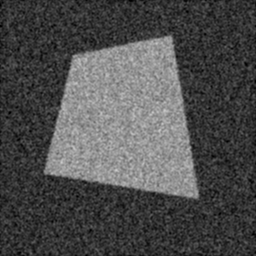
%> input picture TSBB08_lab7/polyg.tif, 256 x 256 px
$ octave HoughPolyg.m   (GNU Octave 9; MATLAB toolbox functions it lacks are replaced by stand-ins)
%> lines starting %> are read from the running program, lines starting %| are printed output that depends on the picture; in (x1, y1, x2, y2) boxes, pixels count from 0 and x2, y2 are one past the last pixel; in counts of white or black regions, pixels touching at a corner belong together; the program's own positions count from 1
im = double(imread('polyg.tif'));
%> im: size 256x256 double; min 0, max 203, mean 77.5; mean of the top-left, top-right, bottom-left and bottom-right quarters 80.3, 78.4, 75.5, 75.8

sobelx = [1 0 -1; 2 0 -2; 1 0 -1] /8;
Imsobelx = conv2(im, sobelx, 'same');
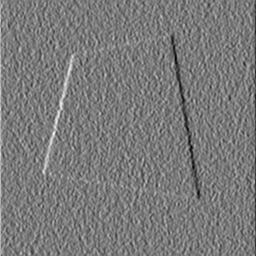
%> Imsobelx: size 256x256 double; min -49.38, max 53.25, mean 0; drawn with min black and max white
sobely = sobelx';
Imsobely = conv2(im, sobely, 'same');
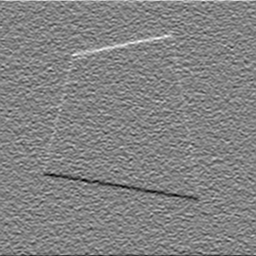
%> Imsobely: size 256x256 double; min -50.75, max 47.88, mean 0; drawn with min black and max white
Imgrad = sqrt(Imsobelx.^2+Imsobely.^2);
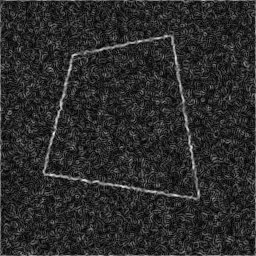
%> Imgrad: size 256x256 double; min 0, max 57.24, mean 9.9; drawn with min black and max white
maxv = max(Imgrad(:));
%> maxv = 57.24
binvect = [0:maxv/100:maxv];
%> binvect = 101 values from 0 to 57.24
histo = hist(Imgrad(:), binvect);
%> histo = 101 values, max 3051 at index 12, min 0 at index 91, mean 648.9

T=0.4;
cannyim2 = edge (im, 'canny', [0.4*T T]);
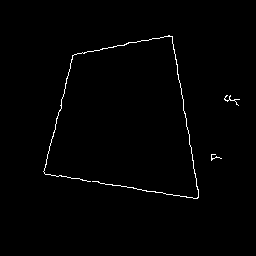
%> cannyim2: size 256x256 logical; 0.96% white in thin lines or dots, all inside (x1, y1, x2, y2) = (43, 35, 240, 199)
ImgradT = cannyim2;
Imskel = bwmorph(ImgradT, 'skel', inf);

figure(1)
colormap(gray(256))
subplot(2,2,1), imagesc(im, [0 255])
axis image; axis off; title('image'); colorbar;
subplot(2,2,2), imagesc(Imgrad)
axis image; axis off; title('magngrad'); colorbar;
subplot(2,2,3), plot(binvect, histo, '.-b');
axis tight; title('histogram')
subplot(2,2,4), imagesc(ImgradT)
axis image; axis off; title('threshholded'); colorbar;
%> after `colorbar`:
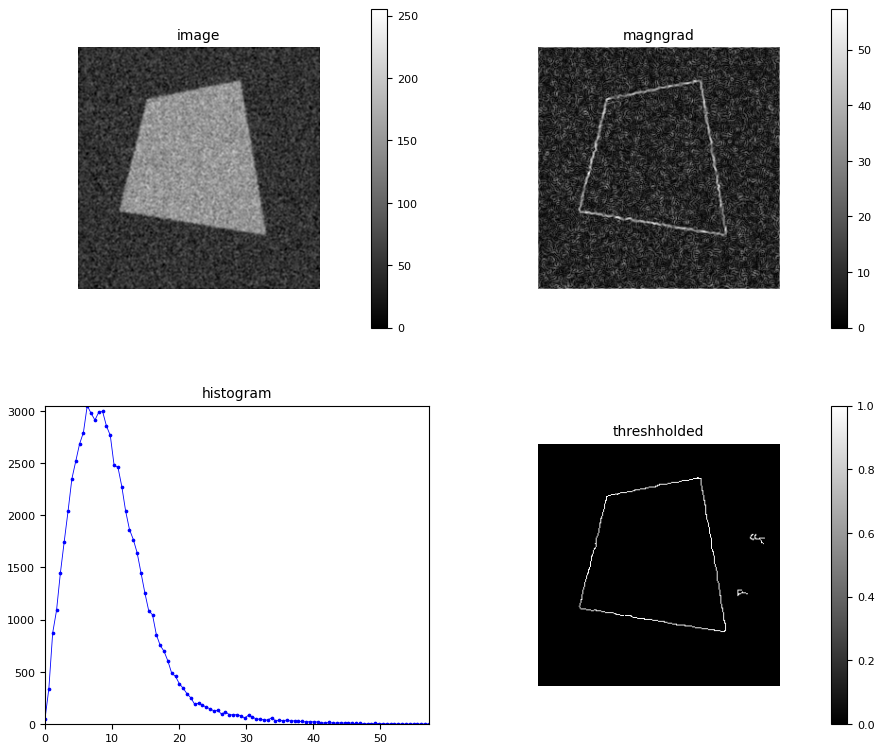
%> figure redrawn from the program's plot data, 4 panels

figure(2)
colormap(gray(256))
subplot(1,1,1), imagesc(Imskel)
axis image; axis off; title('skeleton'); colorbar;

figure(3)
subplot(2,2,1), imagesc(Imskel);
axis image; axis xy; colorbar;
title('Image'),

% Call the Hough transform
% ========================
[H,T,R] = hough(Imskel, 'Theta', -90:89);
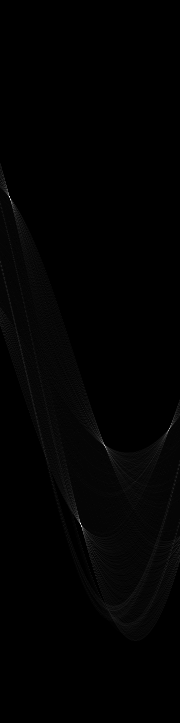
%> H: size 723x180 double; min 0, max 99, mean 0.9; drawn with min black and max white
%> T = 180 values from -90 to 89; R = 723 values from -361 to 361
subplot(2,2,2), imagesc(T,R,H);
xlabel('\theta'), ylabel('\rho');
title('Hough transform'), colorbar;

% Detect peaks
% ============
P = houghpeaks(H,10,'threshold',ceil(0.5*max(H(:))))
%> P = [524 81; 197 10; 446 105; 429 170]
x = T(P(:,2)); y = R(P(:,1));
%> after `x = T(P(:,2))`: x = [-10 -81 14 79]
%> after `y = R(P(:,1))`: y = [162 -165 84 67]
hold on
plot(x,y,'s','color','red'), hold off

% Inverse Hough transform give Hough lines
% ========================================
%lines = houghlines(ones(size(Imskel)),T,R,P);
lines = houghlines(imdilate(Imskel,ones(5)),T,R,P,'FillGap', 20,'MinLength', 100);

% Overlay Hough lines on image
% ============================
subplot(2,2,3), imagesc(Imskel), hold on
title('Result'),axis image; axis xy; colorbar;

for k = 1:length(lines)
    xy = [lines(k).point1;
        lines(k).point2];
    plot(xy(:,1),xy(:,2),'LineWidth',2,'Color','green');
end
%> this loop made 4 passes
%> xy on passes 1 to 4: [171 34; 201 200], [43 175; 201 200], [44 174; 75 53], [170 36; 71 56]
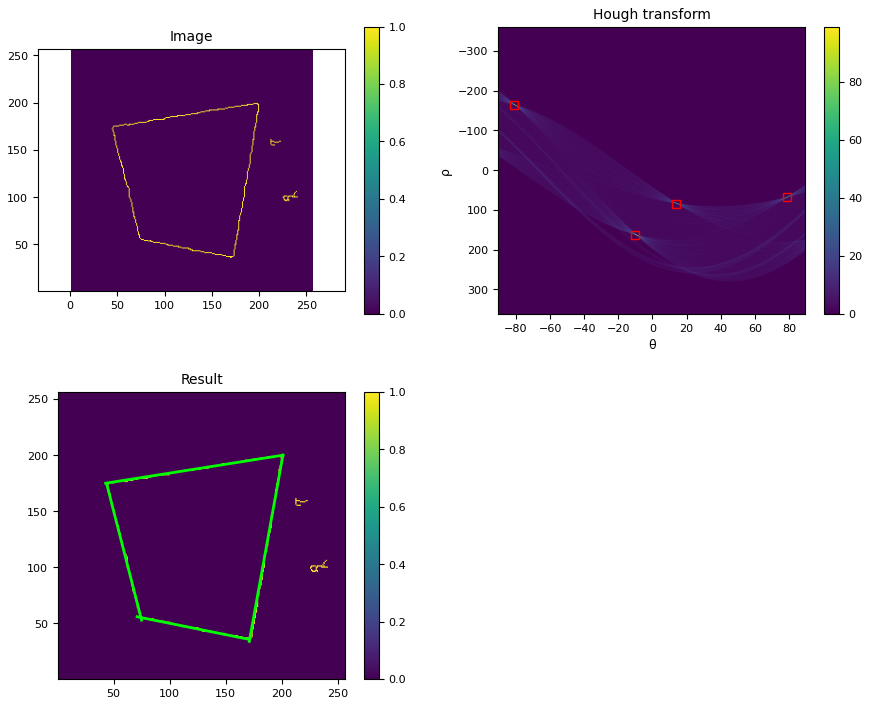
%> figure redrawn from the program's plot data, 3 panels
hold off

$ run again, with TSBB08_lab7/baboon256.tif copied over TSBB08_lab7/polyg.tif
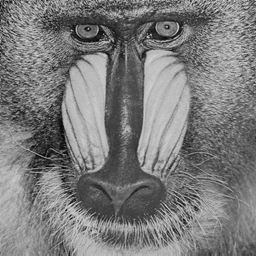
%> input picture TSBB08_lab7/baboon256.tif, 256 x 256 px
%> maxv = 94.76
%> binvect = 101 values from 0 to 94.76
%> histo = 101 values, max 3196 at index 5, min 2 at index 101, mean 648.9
%> `cannyim2 = edge (im, 'canny', [0.4*T T]);`:
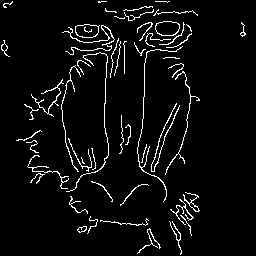
%> cannyim2: size 256x256 logical; 4.9% white in thin lines or dots
%> Imskel: size 256x256 logical; 4.9% white in thin lines or dots
%> T = 180 values from -90 to 89; R = 723 values from -361 to 361
%> P = [470 93; 510 94; 403 59; 462 136; 451 72; 503 89; 467 90; 472 136; 313 49; 488 93]
%> x = [2 3 -32 45 -19 -2 -1 45 -42 2]
%> y = [108 148 41 100 89 141 105 110 -49 126]
%> the loop `for k = 1:length(lines)` made 7 passes
%> xy on passes 1 to 7: [120 114; 194 233], [29 114; 136 8], [140 130; 183 256], [142 6; 146 121], [106 1; 108 106], [44 113; 157 1], [64 144; 160 251]
%> after the loop `for k = 1:length(lines)`:
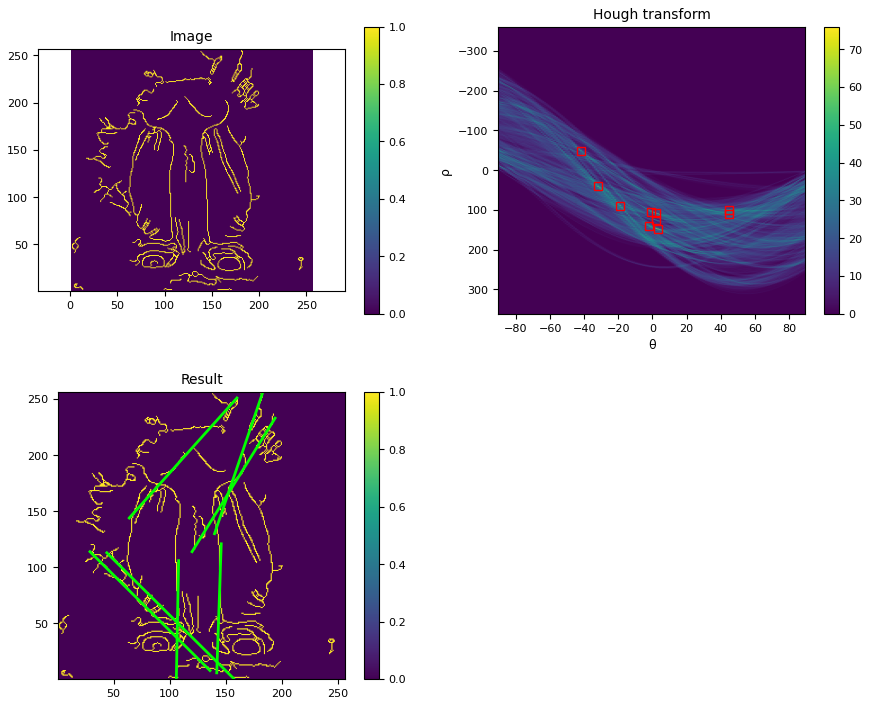
%> figure redrawn from the program's plot data, 3 panels
